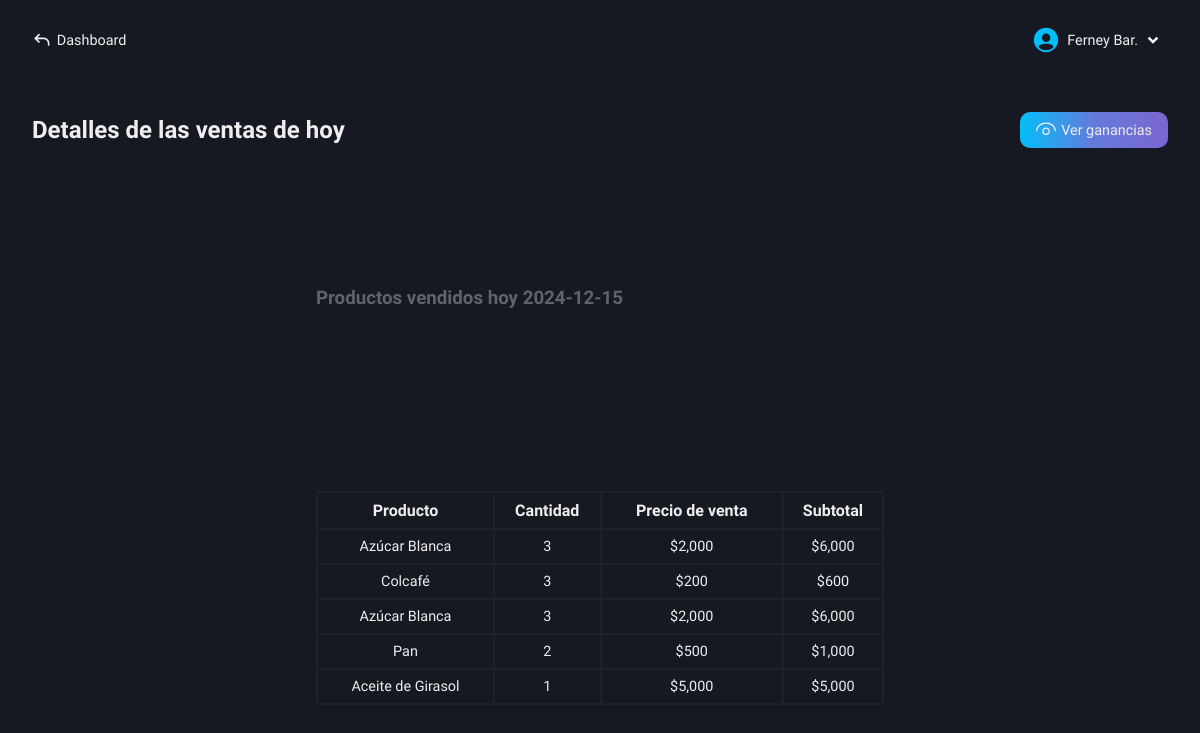
/roles/store/earnings/functions/details-today-sales.php (signed in), run on an earlier commit of the app's database.
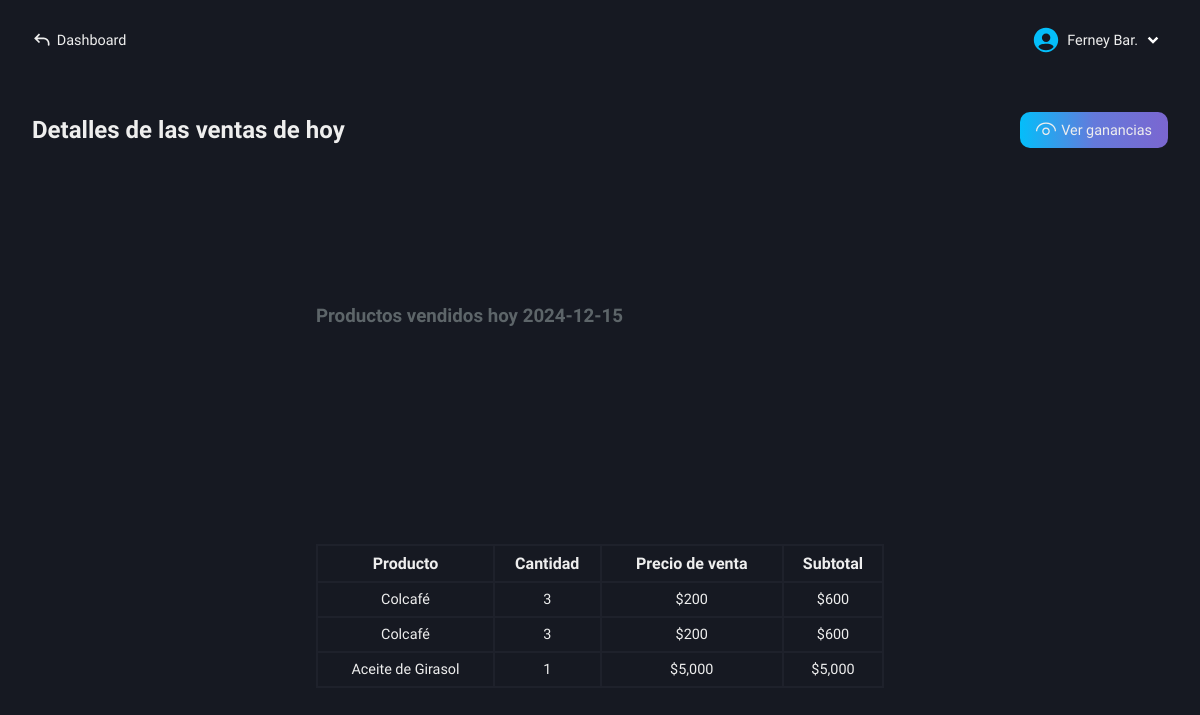
And on a later commit of the database.
### tables this page shows
CREATE TABLE `sale_details` (
  `id` int(11) NOT NULL AUTO_INCREMENT,
  `sale_id` int(11) NOT NULL,
  `invoice_number` varchar(100) NOT NULL,
  `product_name` varchar(100) NOT NULL,
  `quantity` int(11) NOT NULL,
  `unit_price` decimal(50,0) NOT NULL,
  `client` varchar(100) NOT NULL,
  `client_email` varchar(100) NOT NULL,
  `client_phone` varchar(100) NOT NULL,
  `payment_method` varchar(100) NOT NULL,
  `subtotal` decimal(50,0) NOT NULL,
  PRIMARY KEY (`id`)
);

### roles/store/earnings/functions/details-today-sales.php (the view, shortened to what this page needs)
<!DOCTYPE html>
<html lang="es">
<head>
    <link rel="stylesheet" href="../../../../css/store/details-today-sales.css">
    <?php
        include("../../../../conexion.php");
        if (isset($_SESSION['user_id'])) {
            $id_user = $_SESSION['user_id'];
        } else {
            header("Location: ../../../../index.php");
            exit();
        }
    ?>
</head>
<body>
    <main class="main">
        <nav class="nav-dash">
            <a href="../../../dashboard-store.php" class="go-dash">
                <svg xmlns="http://www.w3.org/2000/svg" width="20" height="20" viewBox="0 0 24 24"><path fill="#eee" d="m4 10l-.707.707L2.586 10l.707-.707zm17 8a1 1 0 1 1-2 0zM8.293 15.707l-5-5l1.414-1.414l5 5zm-5-6.414l5-5l1.414 1.414l-5 5zM4 9h10v2H4zm17 7v2h-2v-2zm-7-7a7 7 0 0 1 7 7h-2a5 5 0 0 0-5-5z"/></svg>
                <p>Dashboard</p>
            </a>
            <div class="user-modal">
                <div class="username">
                    <div class="name-down">
                        <?php
                            $queryData = "SELECT name, lastname FROM users WHERE id = $id_user";
                            $result = mysqli_query($conexion, $queryData);
                            $rowData = mysqli_fetch_assoc($result);
                            echo "<p class='name'>" . $rowData['name'] . ' ' . substr($rowData['lastname'], 0, 3) . ".</p>";
                        ?>
                        <img src="../../../../svg/down-arrow.svg" alt="">
                    </div>
                </div>
            </div>
        </nav>
        <section class="earnings-today" id="hidden-modal">
            <div class="earnings-content">
                <div class="tlt-button">
                    <h2 class="tlt-function">Detalles de las ventas de hoy</h2>
                    <a href="../today-earnings.php" class="btn-today-earnings bg-btn">
                        <p>Ver ganancias</p>
                    </a>
                </div>
                <div class="content-table">
                    <div class="tlt-info">
                        <?php
                            echo "<h3>Productos vendidos hoy " . date('Y-m-d') . "</h3>";
                        ?>
                    </div>
                    <table>
                        <tr>
                            <th>Producto</th>
                            <th>Cantidad</th>
                            <th>Precio de venta</th>
                            <th>Subtotal</th>
                        </tr>
                        <?php
                            $queryDetails = "SELECT s.id, s.sale_date, sd.product_name, sd.quantity, sd.unit_price, sd.subtotal
                                            FROM sales s
                                            INNER JOIN sale_details sd ON s.id = sd.sale_id
                                            WHERE s.sale_date = CURDATE()
                                            ORDER BY s.id DESC";
                            $resultDetails = mysqli_query($conexion, $queryDetails);
                            if($resultDetails -> num_rows > 0) {
                                while ($row = mysqli_fetch_assoc($resultDetails)){
                                    echo "<tr>
                                            <td>" . ucfirst($row['product_name']) . "</td>
                                            <td>" . $row['quantity'] . "</td>
                                            <td>$" . number_format($row['unit_price'], 0) . "</td>
                                            <td>$" . number_format($row['subtotal'], 0) . "</td>
                                          </tr>";
                                }
                            } else {
                                echo "<tr>
                                        <td colspan='4'>No se encontraron detalles de productos.</td>
                                      </tr>";
                            }
                        ?>
                    </table>
                </div>
            </div>
        </section>
    </main>
</body>
</html>

What changed in the data, as far as the page shows it:
removed sale_details: product_name "Azúcar Blanca", quantity "3", unit_price "2,000", subtotal "6,000"
removed sale_details: product_name "Azúcar Blanca", quantity "3", unit_price "2,000", subtotal "6,000"
removed sale_details: product_name "Pan", quantity "2", unit_price "500", subtotal "1,000"
added sale_details: product_name "Colcafé", quantity "3", unit_price "200", subtotal "600"
